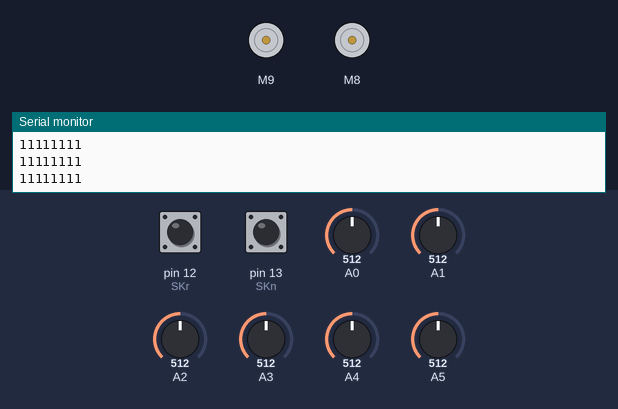
A sketch run on a simulated Arduino Uno, built with avr-gcc and run on an emulated ATmega328P. Parts: 2 × DC motor (green arrow = forward, orange = backward, longer = faster), the last lines printed to the serial monitor. The inputs (shaded band) are chosen by the test bench; at power-on: A0 = 512, A1 = 512, A2 = 512, A3 = 512, A4 = 512, pin 13 (SKn) HIGH, pin 12 (SKr) HIGH, A5 = 512.

Above: at 3.2 s.
3.3 s: A0 set to 490
4.8 s: A1 set to 490
6.3 s: A2 set to 490
7.8 s: A3 set to 490
9.3 s: A4 set to 490
10.8 s: pin 13 (SKn) pulled LOW for 0.15 s
At 12.0 s:
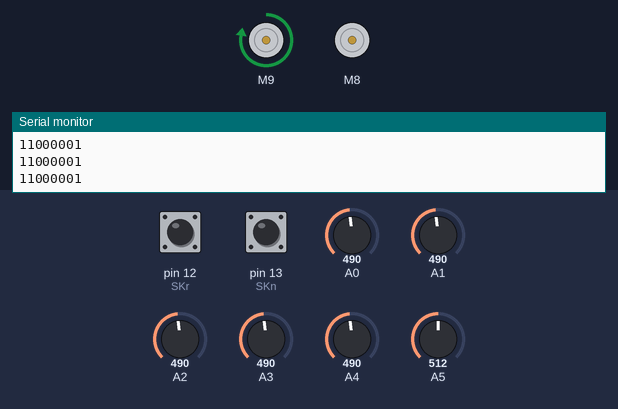
Timing chart, 0 to 13.4 s (numbered marks = the images above; inputs shaded):
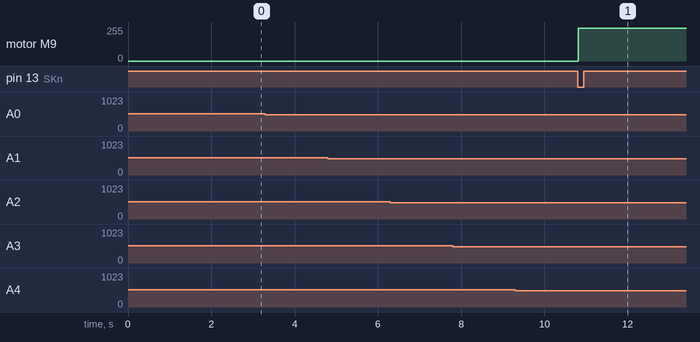

The sketch:

main_program.ino
```cpp
/*
   contact: ajiaryad@gmail.com
*/
#include <L298N.h>
#define ENA 6
#define IN1 8
#define IN2 7
#define ENB 11
#define IN3 9
#define IN4 10
int S1, S2, S3, S4, S5, S6 , S7, S8;
int SKn = 13;
int SKr = 12;


L298N motorkiri(ENA, IN1, IN2);
L298N motorkanan(ENB, IN3, IN4);

void setup() {
  Serial.begin(9600);
  pinMode(SKn, INPUT_PULLUP);
  pinMode(SKr, INPUT_PULLUP);
  delay(2000);


}

void bacaSensor() {
  S8 = digitalRead(SKn);
  S1 = digitalRead(SKr);
  int sensor1 = analogRead(A5);
  int sensor2 = analogRead(A4);
  int sensor3 = analogRead(A3);
  int sensor4 = analogRead(A2);
  int sensor5 = analogRead(A1);
  int sensor6 = analogRead(A0);

  if (sensor1 >= 500) {
    S2 = 1 ;
  }
  else {
    S2 = 0 ;
  }

  if (sensor2 >= 500) {
    S3 = 1 ;
  }
  else {
    S3 = 0 ;
  }

  if (sensor3 >= 500) {
    S4 = 1 ;
  }
  else {
    S4 = 0 ;
  }

  if (sensor4 >= 500) {
    S5 = 1 ;
  }
  else {
    S5 = 0 ;
  }

  if (sensor5 >= 500) {
    S6 = 1 ;
  }
  else {
    S6 = 0 ;
  }

  if (sensor6 >= 500) {
    S7 = 1 ;
  }
  else {
    S7 = 0 ;
  }

  Serial.print(S1);
  Serial.print(S2);
  Serial.print(S3);
  Serial.print(S4);
  Serial.print(S5);
  Serial.print(S6);
  Serial.print(S7);
  Serial.println(S8);
  delay(1);

}

void loop() {
  bacaSensor();

  if (S1 == 1 && S2 == 0 && S3 == 0 && S4 == 0 && S5 == 0 && S6 == 0 && S7 == 0 && S8 == 0) {
    motorkanan.setSpeed(245);
    motorkanan.forward();
    motorkiri.setSpeed(55);
    motorkiri.backward();
  }
  else if (S1 == 1 && S2 == 1 && S3 == 0 && S4 == 0 && S5 == 0 && S6 == 0 && S7 == 0 && S8 == 0) {
    motorkanan.setSpeed(245);
    motorkanan.forward();
    motorkiri.setSpeed(0);
    motorkiri.backward();
  }
  else if (S1 == 0 && S2 == 1 && S3 == 0 && S4 == 0 && S5 == 0 && S6 == 0 && S7 == 0 && S8 == 0) {
    motorkanan.setSpeed(220);
    motorkanan.forward();
    motorkiri.setSpeed(50);
    motorkiri.forward();
  }
  else if (S1 == 0 && S2 == 1 && S3 == 1 && S4 == 0 && S5 == 0 && S6 == 0 && S7 == 0 && S8 == 0) {
    motorkanan.setSpeed(190);
    motorkanan.forward();
    motorkiri.setSpeed(30);
    motorkiri.backward();
  }
  else if (S1 == 0 && S2 == 0 && S3 == 1 && S4 == 0 && S5 == 0 && S6 == 0 && S7 == 0 && S8 == 0) {
    motorkanan.setSpeed(180);
    motorkanan.forward();
    motorkiri.setSpeed(50);
    motorkiri.forward();
  }
  else if (S1 == 0 && S2 == 0 && S3 == 1 && S4 == 1 && S5 == 0 && S6 == 0 && S7 == 0 && S8 == 0) {
    motorkanan.setSpeed(150);
    motorkanan.forward();
    motorkiri.setSpeed(30);
    motorkiri.backward();
  }
  else if (S1 == 0 && S2 == 0 && S3 == 0 && S4 == 1 && S5 == 0 && S6 == 0 && S7 == 0 && S8 == 0) {
    motorkanan.setSpeed(120);
    motorkanan.forward();
    motorkiri.setSpeed(30);
    motorkiri.forward();
  }
  else if (S1 == 0 && S2 == 0 && S3 == 0 && S4 == 1 && S5 == 1 && S6 == 0 && S7 == 0 && S8 == 0) {
    motorkanan.setSpeed(40);
    motorkanan.forward();
    motorkiri.setSpeed(50);
    motorkiri.forward();
  }
  else if (S1 == 0 && S2 == 0 && S3 == 0 && S4 == 0 && S5 == 1 && S6 == 0 && S7 == 0 && S8 == 0) {
    motorkanan.setSpeed(20);
    motorkanan.forward();
    motorkiri.setSpeed(130);
    motorkiri.forward();
  }
  else if (S1 == 0 && S2 == 0 && S3 == 0 && S4 == 0 && S5 == 1 && S6 == 1 && S7 == 0 && S8 == 0) {
    motorkanan.setSpeed(20);
    motorkanan.backward();
    motorkiri.setSpeed(160);
    motorkiri.forward();
  }
  else if (S1 == 0 && S2 == 0 && S3 == 0 && S4 == 0 && S5 == 0 && S6 == 1 && S7 == 0 && S8 == 0) {
    motorkanan.setSpeed(40);
    motorkanan.forward();
    motorkiri.setSpeed(190);
    motorkiri.forward();
  }
  else if (S1 == 0 && S2 == 0 && S3 == 0 && S4 == 0 && S5 == 0 && S6 == 1 && S7 == 1 && S8 == 0) {
    motorkanan.setSpeed(40);
    motorkanan.forward();
    motorkiri.setSpeed(200);
    motorkiri.forward();
  }
  else if (S1 == 0 && S2 == 0 && S3 == 0 && S4 == 0 && S5 == 0 && S6 == 0 && S7 == 1 && S8 == 0) {
    motorkanan.setSpeed(40);
    motorkanan.forward();
    motorkiri.setSpeed(230);
    motorkiri.forward();
  }
  else if (S1 == 0 && S2 == 0 && S3 == 0 && S4 == 0 && S5 == 0 && S6 == 0 && S7 == 1 && S8 == 1) {
    motorkanan.setSpeed(0);
    motorkanan.backward();
    motorkiri.setSpeed(255);
    motorkiri.forward();
  }
  else if (S1 == 0 && S2 == 0 && S3 == 0 && S4 == 0 && S5 == 0 && S6 == 0 && S7 == 0 && S8 == 1) {
    motorkanan.setSpeed(45);
    motorkanan.backward();
    motorkiri.setSpeed(255);
    motorkiri.forward();

  }
}
```

Measured:
- after the input at 10.8 s, motor M9: stopped → forward 245/255 at once
